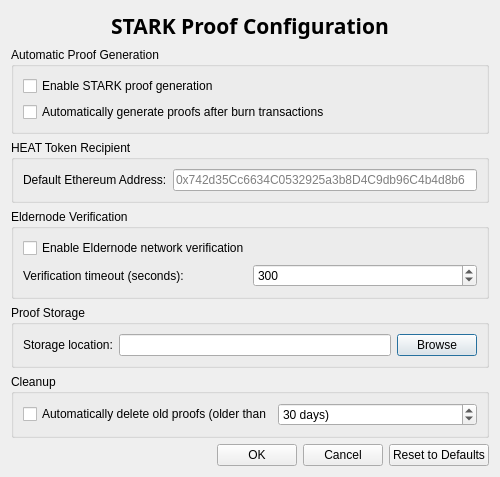
<?xml version="1.0" encoding="UTF-8"?>
<ui version="4.0">
 <class>StarkSettingsDialog</class>
 <widget class="QDialog" name="StarkSettingsDialog">
  <property name="geometry">
   <rect>
    <x>0</x>
    <y>0</y>
    <width>500</width>
    <height>400</height>
   </rect>
  </property>
  <property name="windowTitle">
   <string>STARK Proof Settings</string>
  </property>
  <property name="modal">
   <bool>true</bool>
  </property>
  <layout class="QVBoxLayout" name="verticalLayout">
   <item>
    <widget class="QLabel" name="titleLabel">
     <property name="font">
      <font>
       <family>Poppins</family>
       <pointsize>16</pointsize>
       <weight>75</weight>
       <bold>true</bold>
      </font>
     </property>
     <property name="text">
      <string>STARK Proof Configuration</string>
     </property>
     <property name="alignment">
      <set>Qt::AlignCenter</set>
     </property>
    </widget>
   </item>
   <item>
    <widget class="QGroupBox" name="autoGenerationGroup">
     <property name="title">
      <string>Automatic Proof Generation</string>
     </property>
     <layout class="QVBoxLayout" name="verticalLayout_2">
      <item>
       <widget class="QCheckBox" name="enableStarkProofCheckBox">
        <property name="text">
         <string>Enable STARK proof generation</string>
        </property>
       </widget>
      </item>
      <item>
       <widget class="QCheckBox" name="autoGenerateProofsCheckBox">
        <property name="text">
         <string>Automatically generate proofs after burn transactions</string>
        </property>
       </widget>
      </item>
     </layout>
    </widget>
   </item>
   <item>
    <widget class="QGroupBox" name="recipientGroup">
     <property name="title">
      <string>HEAT Token Recipient</string>
     </property>
     <layout class="QFormLayout" name="formLayout">
      <item row="0" column="0">
       <widget class="QLabel" name="recipientLabel">
        <property name="text">
         <string>Default Ethereum Address:</string>
        </property>
       </widget>
      </item>
      <item row="0" column="1">
       <widget class="QLineEdit" name="recipientAddressEdit">
        <property name="placeholderText">
         <string>0x742d35Cc6634C0532925a3b8D4C9db96C4b4d8b6</string>
        </property>
       </widget>
      </item>
     </layout>
    </widget>
   </item>
   <item>
    <widget class="QGroupBox" name="eldernodeGroup">
     <property name="title">
      <string>Eldernode Verification</string>
     </property>
     <layout class="QVBoxLayout" name="verticalLayout_3">
      <item>
       <widget class="QCheckBox" name="enableEldernodeVerificationCheckBox">
        <property name="text">
         <string>Enable Eldernode network verification</string>
        </property>
       </widget>
      </item>
      <item>
       <layout class="QHBoxLayout" name="horizontalLayout">
        <item>
         <widget class="QLabel" name="timeoutLabel">
          <property name="text">
           <string>Verification timeout (seconds):</string>
          </property>
         </widget>
        </item>
        <item>
         <widget class="QSpinBox" name="timeoutSpinBox">
          <property name="minimum">
           <number>30</number>
          </property>
          <property name="maximum">
           <number>1800</number>
          </property>
          <property name="value">
           <number>300</number>
          </property>
         </widget>
        </item>
       </layout>
      </item>
     </layout>
    </widget>
   </item>
   <item>
    <widget class="QGroupBox" name="storageGroup">
     <property name="title">
      <string>Proof Storage</string>
     </property>
     <layout class="QHBoxLayout" name="horizontalLayout_2">
      <item>
       <widget class="QLabel" name="storagePathLabel">
        <property name="text">
         <string>Storage location:</string>
        </property>
       </widget>
      </item>
      <item>
       <widget class="QLineEdit" name="storagePathEdit">
        <property name="readOnly">
         <bool>true</bool>
        </property>
       </widget>
      </item>
      <item>
       <widget class="QPushButton" name="browseButton">
        <property name="text">
         <string>Browse</string>
        </property>
       </widget>
      </item>
     </layout>
    </widget>
   </item>
   <item>
    <widget class="QGroupBox" name="cleanupGroup">
     <property name="title">
      <string>Cleanup</string>
     </property>
     <layout class="QHBoxLayout" name="horizontalLayout_3">
      <item>
       <widget class="QCheckBox" name="autoCleanupCheckBox">
        <property name="text">
         <string>Automatically delete old proofs (older than</string>
        </property>
       </widget>
      </item>
      <item>
       <widget class="QSpinBox" name="cleanupDaysSpinBox">
        <property name="minimum">
         <number>1</number>
        </property>
        <property name="maximum">
         <number>365</number>
        </property>
        <property name="value">
         <number>30</number>
        </property>
        <property name="suffix">
         <string> days)</string>
        </property>
       </widget>
      </item>
     </layout>
    </widget>
   </item>
   <item>
    <spacer name="verticalSpacer">
     <property name="orientation">
      <enum>Qt::Vertical</enum>
     </property>
     <property name="sizeHint" stdset="0">
      <size>
       <width>20</width>
       <height>40</height>
      </size>
     </property>
    </spacer>
   </item>
   <item>
    <layout class="QHBoxLayout" name="horizontalLayout_4">
     <item>
      <spacer name="horizontalSpacer">
       <property name="orientation">
        <enum>Qt::Horizontal</enum>
       </property>
       <property name="sizeHint" stdset="0">
        <size>
         <width>40</width>
         <height>20</height>
        </size>
       </property>
      </spacer>
     </item>
     <item>
      <widget class="QPushButton" name="okButton">
       <property name="text">
        <string>OK</string>
       </property>
      </widget>
     </item>
     <item>
      <widget class="QPushButton" name="cancelButton">
       <property name="text">
        <string>Cancel</string>
       </property>
      </widget>
     </item>
     <item>
      <widget class="QPushButton" name="resetButton">
       <property name="text">
        <string>Reset to Defaults</string>
       </property>
      </widget>
     </item>
    </layout>
   </item>
  </layout>
 </widget>
 <resources/>
 <connections>
  <connection>
   <sender>okButton</sender>
   <signal>clicked()</signal>
   <receiver>StarkSettingsDialog</receiver>
   <slot>accept()</slot>
   <hints>
    <hint type="sourcelabel">
     <x>248</x>
     <y>254</y>
    </hint>
    <hint type="destinationlabel">
     <x>157</x>
     <y>274</y>
    </hint>
   </hints>
  </connection>
  <connection>
   <sender>cancelButton</sender>
   <signal>clicked()</signal>
   <receiver>StarkSettingsDialog</receiver>
   <slot>reject()</slot>
   <hints>
    <hint type="sourcelabel">
     <x>157</x>
     <y>258</y>
    </hint>
    <hint type="destinationlabel">
     <x>248</x>
     <y>254</y>
    </hint>
   </hints>
  </connection>
 </connections>
</ui>
